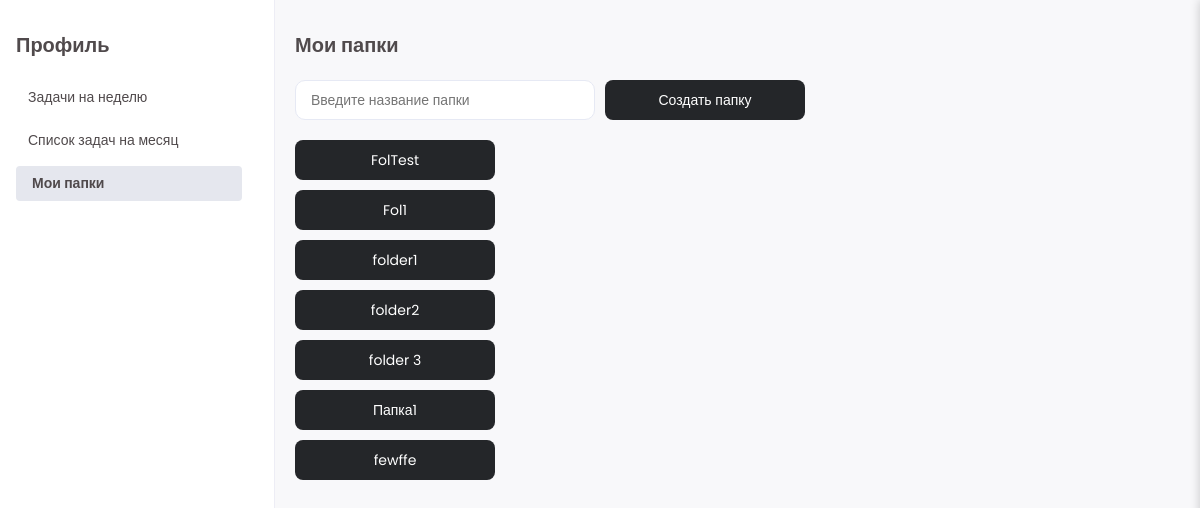
The page /my_folders/ (signed in) on the database as committed earlier.
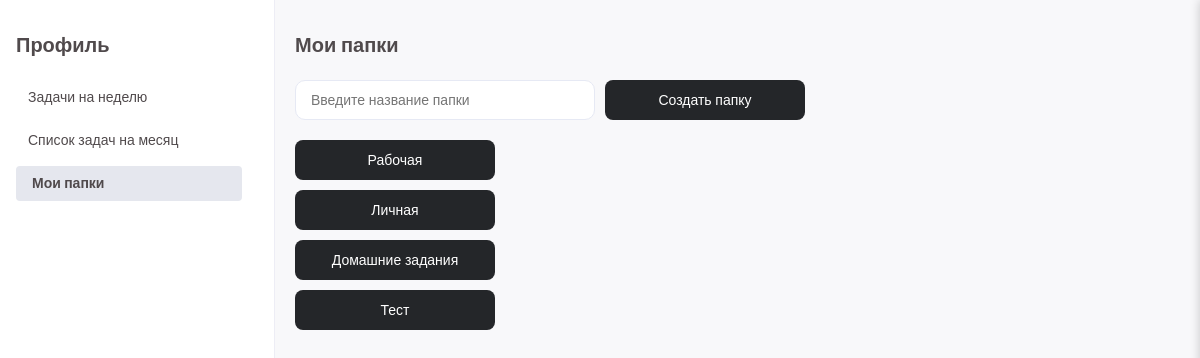
The same page on the database as committed later.
### tasks/models.py (models this page shows)
class Folders(models.Model):
    user = models.ForeignKey(User, on_delete=models.CASCADE)
    title = models.CharField(max_length=35)

### tasks/views.py (the view)
# urls.py: path('my_folders/', views.get_my_folders, name='my_folders'),
@login_required
def get_my_folders(request):
    folders = Folders.objects.filter(user=request.user)
    return render(request, 'tasks/my_folders.html', {'folders': folders})

### templates/tasks/my_folders.html (shortened to what this page needs)
{% extends 'base/base.html' %}
{% load static %}
{% block styles %}
<link rel="stylesheet" href="{% static 'tasks/css/main.css' %}">
<link rel="stylesheet" href="{% static 'tasks/css/task-form.css' %}">
<link rel="stylesheet" href="{% static 'tasks/css/week.css' %}">
<link rel="stylesheet" href="{% static 'tasks/css/my_folders.css' %}">
{% endblock %}
{% block content %}
<div class="main-area">
    <div class="area">
        <h1>Мои папки</h1>
        <div class="create-folder">
            <input class="input-folder" type="text" id="folder-title" placeholder="Введите название папки" />
            <button id="create-folder-button" class="btn btn-folder">Создать папку</button>
        </div>
            <div class="folders">
                <ul id="folder-list" class="folder-list">
                    {% for folder in folders %}
                    <li>
                        <button class="btn btn-folder" data-folder-id="{{ folder.id }}">{{ folder.title }}</button>
                    </li>
                    {% endfor %}
                </ul>
            </div>
    </div>
</div>
{% endblock %}

### templates/base/base.html (shortened to what this page needs)
{% load static %}
<!doctype html>
<html lang="ru">
<head>
    <link rel="stylesheet" href="{% static 'tasks/css/base.css' %}">
    {% block styles %}{% endblock %}
</head>
<body>
    {% if request.resolver_match.url_name != 'Login' and request.resolver_match.url_name != 'Registration' %}
        <div class="side_left_menu">
            <div class="user">
                <h1>Профиль</h1>
            </div>
            <a href="{% url 'home' %}" class="link {% if request.resolver_match.url_name == 'home' %}active{% endif %}">
                Задачи на неделю
            </a>
            <a href="{% url 'my_tasks' %}" class="link {% if request.resolver_match.url_name == 'my_tasks' %}active{% endif %}">
                Список задач на месяц
            </a>
            <a href="{% url 'my_folders' %}" class="link {% if request.resolver_match.url_name == 'my_folders' %}active{% endif %}">
                Мои папки
            </a>
        </div>
    {% endif %}
    <div class="content">
        {% block content %}{% endblock %}
    </div>
</body>
</html>

### tasks/static/tasks/css/base.css (style rules this page uses)
:root { --main-color: #f8f8fa; --main2-color: #ffffff; --input-background: #ffffff; --input-placeholder: #757575; --active-color: #6d78f4; --text-color: #504a4c; --text-color2: #abacb9; --text-color3: #242629; --font-family: "Poppins", Arial, Helvetica, sans-serif; }
* { margin: 0; padding: 0; box-sizing: border-box; font-family: var(--font-family); }
body { min-height: 100vh; background: var(--main-color); display: flex; }
h1 { font-weight: 600; font-size: 20px; line-height: 150%; color: var(--text-color); font-family: var(--font-family); }
a { text-decoration: none; font-weight: 400; font-size: 14px; line-height: 150%; color: var(--text-color); font-family: var(--font-family); }
.side_left_menu { position: relative; flex: none; display: flex; flex-direction: column; align-items: flex-start; width: 275px; overflow: hidden; background-color: var(--main2-color); border-right: 1px solid #EDEDF5; padding: 30px 16px 16px 16px; }
.link { margin: 4px 0; display: flex; align-items: center; height: 35px; padding: 8px 12px; column-gap: 8px; text-decoration: none; border: none; background: none; border-radius: 4px; color: var(--text-color); font-family: var(--font-family); font-weight: 400; font-size: 14px; width: calc(100% - 24px); }
.link.active { background-color: #e5e7ee; font-weight: 600; width: calc(100% - 16px); border-radius: 4px; padding-left: 16px; }
.btn { cursor: pointer; font-weight: 400; font-size: 14px; line-height: 17px; position: relative; display: flex; justify-content: center; align-items: center; width: max-content; height: 40px; padding: 0 12px; overflow: hidden; transition: all .2s ease; column-gap: 10px; border: 1px solid transparent; border-radius: 8px; text-decoration: none; outline: none; background-color: var(--text-color3); color: var(--main2-color); font-family: var(--font-family); }
.user { margin-bottom: 16px; }

### tasks/static/tasks/css/my_folders.css (style rules this page uses)
.main-area { margin-left: 20px ; margin-top: 30px; }
.area { display: flex; flex-direction: column; align-items: flex-start; }
.input-folder { border-radius: 10px; border: 1px solid #e6e9f4; display: block; font-size: .875rem; width: 300px; outline: none; height: 40px; padding: 0 15px; }
.create-folder { display: flex; align-items: center; justify-content: center; gap: 10px; margin-top: 20px; margin-bottom: 20px; }
.btn-folder { width: 200px; height: 40px; }
.folder-list { display: flex; flex-direction: column; gap: 10px; }
ul { list-style: none; padding: 0; margin: 0; }
li { margin: 0; padding: 0; }

Rows that differ between the two databases and show on the page:
removed Folders: title "FolTest"
removed Folders: title "Fol1"
removed Folders: title "folder1"
removed Folders: title "folder2"
changed Folders: title "folder 3" → "Рабочая"
changed Folders: title "Папка1" → "Личная"
changed Folders: title "fewffe" → "Домашние задания"
added Folders: title "Тест"
